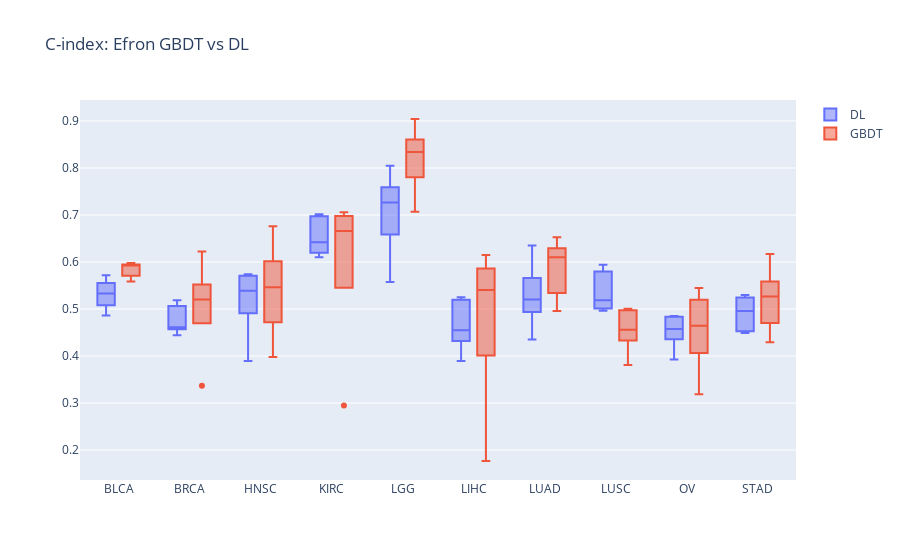

Notebook source saved alongside this figure:
### Code cell
get_boxplot_cindex( model='efron', title='C-index: Efron GBDT vs DL', data='tcga')

### Figure 1 — Plotly figure (JSON) as saved in the notebook; plotly's stock layout.template omitted (floating-point values rounded to 4 significant figures)
{"data": [{"name": "DL", "type": "box", "x": ["BLCA", "BLCA", "BLCA", "BLCA", "BLCA", "BRCA", "BRCA", "BRCA", "BRCA", "BRCA", "HNSC", "HNSC", "HNSC", "HNSC", "HNSC", "KIRC", "KIRC", "KIRC", "KIRC", "KIRC", "LGG", "LGG", "LGG", "LGG", "LGG", "LIHC", "LIHC", "LIHC", "LIHC", "LIHC", "LUAD", "LUAD", "LUAD", "LUAD", "LUAD", "LUSC", "LUSC", "LUSC", "LUSC", "LUSC", "OV", "OV", "OV", "OV", "OV", "STAD", "STAD", "STAD", "STAD", "STAD"], "y": [0.5155, 0.4861, 0.5496, 0.5332, 0.5721, 0.4444, 0.4615, 0.5187, 0.4611, 0.5025, 0.3897, 0.5742, 0.5387, 0.5249, 0.5697, 0.642, 0.6961, 0.61, 0.7017, 0.6232, 0.8045, 0.5573, 0.6919, 0.7265, 0.744, 0.3893, 0.4547, 0.5179, 0.5248, 0.4464, 0.5132, 0.635, 0.4352, 0.5431, 0.5204, 0.4964, 0.5941, 0.5028, 0.5748, 0.5185, 0.3927, 0.4577, 0.4849, 0.4503, 0.4831, 0.5229, 0.4956, 0.4488, 0.4539, 0.5298]}, {"name": "GBDT", "type": "box", "x": ["BLCA", "BLCA", "BLCA", "BLCA", "BLCA", "BRCA", "BRCA", "BRCA", "BRCA", "BRCA", "HNSC", "HNSC", "HNSC", "HNSC", "HNSC", "KIRC", "KIRC", "KIRC", "KIRC", "KIRC", "LGG", "LGG", "LGG", "LGG", "LGG", "LIHC", "LIHC", "LIHC", "LIHC", "LIHC", "LUAD", "LUAD", "LUAD", "LUAD", "LUAD", "LUSC", "LUSC", "LUSC", "LUSC", "LUSC", "OV", "OV", "OV", "OV", "OV", "STAD", "STAD", "STAD", "STAD", "STAD"], "y": [0.5982, 0.5748, 0.5939, 0.5584, 0.5933, 0.5205, 0.5284, 0.6226, 0.3368, 0.5138, 0.577, 0.5464, 0.6759, 0.4966, 0.3978, 0.6952, 0.295, 0.6286, 0.7056, 0.6661, 0.7068, 0.846, 0.8342, 0.8047, 0.9042, 0.1768, 0.615, 0.5768, 0.4756, 0.5403, 0.4956, 0.61, 0.5467, 0.6213, 0.6527, 0.5007, 0.4558, 0.4961, 0.3811, 0.4505, 0.5448, 0.4643, 0.4359, 0.5114, 0.3189, 0.4842, 0.5393, 0.4294, 0.5269, 0.6172]}], "layout": {"boxmode": "group", "title": {"text": "C-index: Efron GBDT vs DL"}}}
